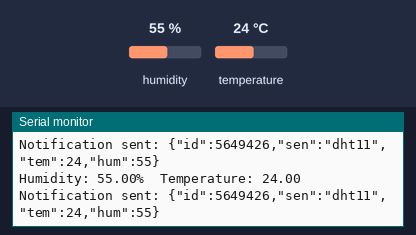
The sketch below on a simulated ESP32. Parts: the last lines printed to the serial monitor. Inputs (shaded band) come from the test bench; at power-on: humidity 55 %, temperature 24 °C. Nothing arrives over Bluetooth unless stated; a phone connects over Bluetooth LE 3 s after start.

Above: at 5.9 s.
6.0 s: humidity set to 22 %
At 8.0 s:
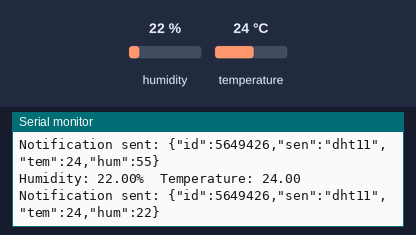
9.2 s: temperature set to 12 °C
At 9.7 s:
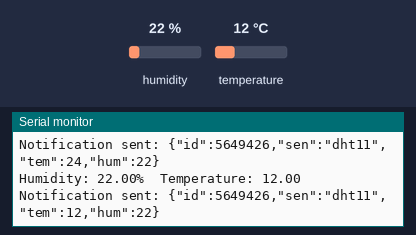
12.4 s: humidity set to 40 %
At 13.3 s:
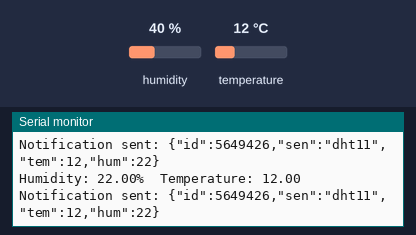
Timing chart, 0 to 15.4 s (numbered marks = the images above; inputs shaded):
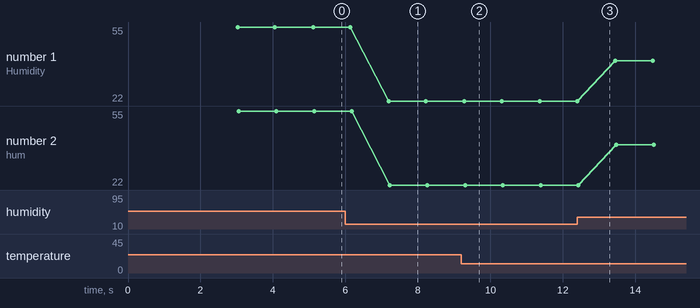

The sketch:

esp32_ble_server_sensor_dht.ino
```cpp
#include <BLEDevice.h>
#include <BLEServer.h>
#include <BLEUtils.h>
#include <BLE2902.h>
#include <DHT.h>
#include <ArduinoJson.h>

#define DHTPIN 3     // Digital pin connected to the DHT sensor
#define DHTTYPE DHT11 // DHT 11

DHT dht(DHTPIN, DHTTYPE);

// Define the pin for the built-in LED
#define LED_BUILTIN 8  // Adjust this pin according to your setup

BLEServer *pServer;

//BLE server name
#define bleServerName "ESP32_DHT"
// Default UUID for Environmental Sensing Service
// https://www.bluetooth.com/specifications/assigned-numbers/
static BLEUUID bmeServiceUUID("91bad492-b950-4226-aa2b-4ede9fa42f59");

static BLEUUID characteristicUUID("2c3f30b8-1fa1-4d63-8c19-f50a3a7a2ec8");

// Pressure Characteristic and Descriptor
BLECharacteristic characteristic(characteristicUUID, BLECharacteristic::PROPERTY_NOTIFY);
BLEDescriptor descriptor(BLEUUID((uint16_t)0x2902));

bool deviceConnected = false;

//Setup callbacks onConnect and onDisconnect
class MyServerCallbacks: public BLEServerCallbacks {
    void onConnect(BLEServer* pServer) {
      deviceConnected = true;
      Serial.println("Device Connected");
      pServer->startAdvertising();

    };
    void onDisconnect(BLEServer* pServer) {
      deviceConnected = false;
      Serial.println("Device Disconnected");
      // Start advertising again
      pServer->startAdvertising();
      Serial.println("Advertising started");
    }
};

void setupDHT() {
  dht.begin();
}

void setupBLE() {
  // Create the BLE Device
  BLEDevice::init(bleServerName);
  // Create the BLE Server
  pServer = BLEDevice::createServer();
  pServer->setCallbacks(new MyServerCallbacks());
  // Create the BLE Service
  BLEService *bmeService = pServer->createService(bmeServiceUUID);

  bmeService->addCharacteristic(&characteristic);
  characteristic.addDescriptor(&descriptor);
  // Start the service
  bmeService->start();
  // Start advertising
  pServer->getAdvertising()->start();
  Serial.println("Waiting for a client connection to notify...");
}

#define uS_TO_S_FACTOR 1000000ULL /* Conversion factor for micro seconds to seconds */
#define TIME_TO_SLEEP  2          /* Time ESP32 will go to sleep (in seconds) */
uint32_t getChipId() {
  uint32_t chipId = 0;
  for (int i = 0; i < 17; i = i + 8) {
    chipId |= ((ESP.getEfuseMac() >> (40 - i)) & 0xff) << i;
  }
  return chipId;
}

void setup() {
  // Start serial communication
  Serial.begin(115200);

  setupBLE();
  setupDHT();

  // Configure the ESP32 to wake up using a timer after TIME_TO_SLEEP seconds
  //  esp_sleep_enable_timer_wakeup(TIME_TO_SLEEP * uS_TO_S_FACTOR);
}

void loop() {
  if (deviceConnected) {
    loopDHT();
  } else {
    // If not connected, keep advertising and wait for a connection
    delay(1000); // Wait for a connection
  }
}


void loopDHT() {
  // Reading temperature or humidity takes about 250 milliseconds!
  // Sensor readings may also be up to 2 seconds 'old' (its a very slow sensor)
  float h = dht.readHumidity();
  float t = dht.readTemperature();

  // Check if any reads failed and exit early (to try again).
  if (isnan(h) || isnan(t)) {
    Serial.println(F("Failed to read from DHT sensor!"));
    return;
  }

  uint32_t chipId = getChipId();

  Serial.print(F("Humidity: "));
  Serial.print(h);
  Serial.print(F("%  Temperature: "));
  Serial.println(t);

  StaticJsonDocument<200> jsonDoc;
  jsonDoc["id"] = chipId;
  jsonDoc["sen"] = "dht11";
  jsonDoc["tem"] = t;
  jsonDoc["hum"] = h;
  String jsonString;
  serializeJson(jsonDoc, jsonString);

  if (deviceConnected) {
    // Split the JSON string into smaller chunks if necessary
    size_t chunkSize = 20;  // BLE notification size limit
    for (size_t i = 0; i < jsonString.length(); i += chunkSize) {
      String chunk = jsonString.substring(i, min(i + chunkSize, jsonString.length()));
      characteristic.setValue(chunk.c_str());
      characteristic.notify();
      delay(10);  // Short delay to avoid overloading the BLE stack
    }
    Serial.println("Notification sent: " + jsonString);

  } else {
    Serial.println("Device not connected, data not sent.");
  }

  delay(1000);
  //  esp_light_sleep_start();

}
```

Measured:
- after the input at 6.0 s, the serial monitor: prints a new line after 1.2 s (image 1)
- after the input at 9.2 s, the serial monitor: prints a new line after 0.08 s (image 2)
- plotted number 1: 55 → 22 after the input at 6.0 s, 22 → 40 after the input at 12.4 s
- plotted number 2: 55 → 22 after the input at 6.0 s, 22 → 40 after the input at 12.4 s
